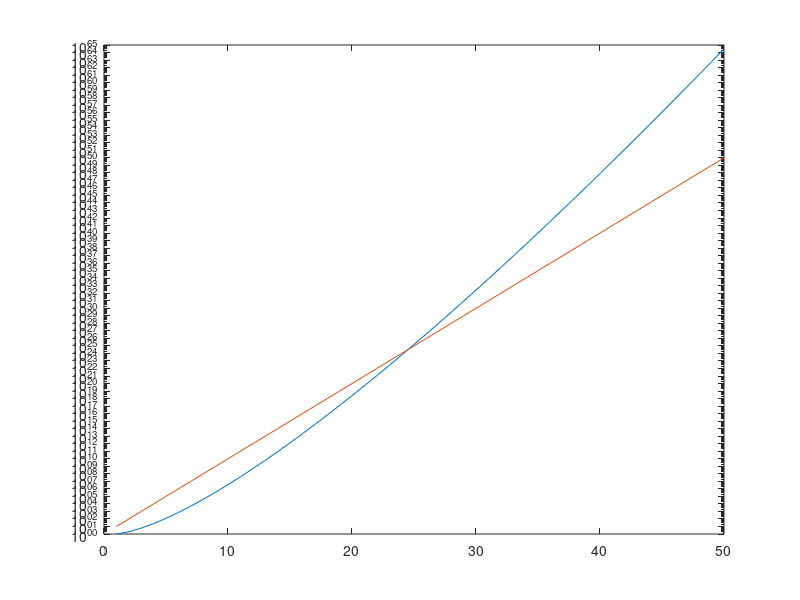

This chart was generated by the following MATLAB code:
clc; clear; close all;

L = 1:50;
A = 10;

yf = factorial(L);
yp = A.^L;

figure;

semilogy(L, yf);
hold on;
semilogy(L, yp);
